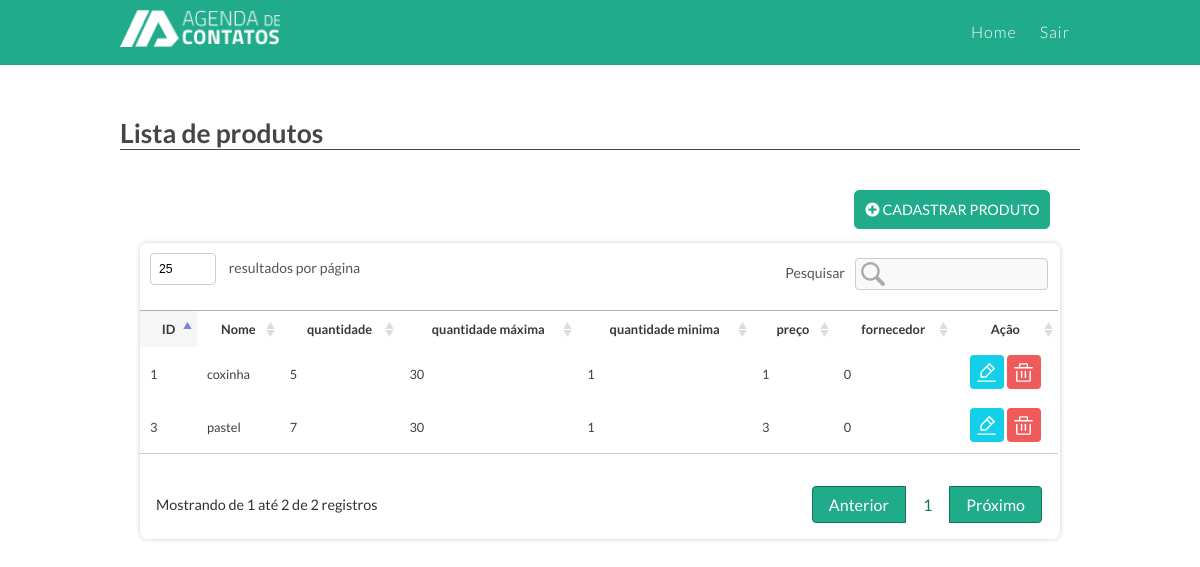
The app's page /produto/lista with its own data.
### tables this page shows
CREATE TABLE `tblestoque` (
  `idproduto` int(11) NOT NULL,
  `produto` varchar(50) NOT NULL,
  `qtd` int(11) NOT NULL,
  `qtdmax` int(11) NOT NULL,
  `qtdmin` int(11) NOT NULL,
  `preco` int(11) NOT NULL,
  `fornecedor` varchar(50) NOT NULL
);

### app/controllers/ProdutoController.php (called while the page is built, shortened)
<?php
class ProdutoController extends Controller{
   public function index(){
        $objProduto = new Produto();
        $dados["lista"] = $objProduto->lista();
        $dados["view"] = "produto/index";
         $this->load("template",$dados);
   }
}

### app/core/Core.php (called while the page is built, shortened)
<?php
class Core{
    private $parametros = array();
    public function run(){
       $c = new $controllerCorrente;
       call_user_func_array(array($c, $this->getMetodo()), $this->getParametros());
    }
    public function getMetodo() {
        return METODO_PADRAO;
    }
    public function getParametros() {
        return $this->parametros;
    }
}

### index.php (called while the page is built, shortened)
<?php
require 'app/core/Core.php';
$core = new Core;
$core->run();

### app/core/Model.php (called while the page is built, shortened)
<?php
abstract class Model{
    public function __construct() {
		 $opcoes = array(
                \PDO::ATTR_ERRMODE => \PDO::ERRMODE_EXCEPTION,
                \PDO::MYSQL_ATTR_INIT_COMMAND =>"Set NAMES utf8"
        );
        $this->db = new \PDO("mysql:dbname=".BANCO.";host=".SERVIDOR,USUARIO,SENHA, $opcoes);
    }
}

### app/models/Produto.php (called while the page is built, shortened)
<?php
class Produto extends Model{
    public function lista(){
        $sql = "SELECT * FROM tblestoque";
        $qry = $this->db->query($sql);
        return $qry->fetchAll(\PDO::FETCH_OBJ);
    }
}

### app/views/Produto/index.php (the view, shortened to what this page needs)
<section class="caixa mt-4">
	<div class="titulo h5 mb-0"> <h2>Lista de produtos</h2></div>
	<div class="base-lista">
		<div>
			<div class="text-end d-flex">
				<a href="<?php echo URL_BASE."Produto/create" ?>" class="btn btn-verde d-inline-block mb-2 mx-1"><i class="fas fa fa-plus-circle" aria-hidden="true"></i> Cadastrar produto</a>
			</div>
		</div>
	<div class="tabela-responsiva tabela">
		<table width="100%" border="0" cellspacing="0" cellpadding="0" id="dataTable">
			<thead>
				<tr>
				<th align="left">ID</th>
				<th align="left">Nome</th>
				<th align="left">quantidade</th>
				<th align="left">quantidade máxima</th>
                <th align="left">quantidade minima</th>
                <th align="left">preço</th>
                <th align="left">fornecedor</th>
				<th align="left">Ação</th>
				</tr>
			</thead>
			<tbody>
				<?php  foreach($lista as $produto) { ?>
				<tr>
					<td><?php echo $produto->idproduto; ?></td>
					<td><?php echo $produto->produto; ?></td>
					<td><?php echo $produto->qtd; ?></td>
					<td><?php echo $produto->qtdmax; ?></td>
                    <td><?php echo $produto->qtdmin; ?></td>
                    <td><?php echo $produto->preco; ?></td>
                    <td><?php echo $produto->fornecedor; ?></td>
					<td align="center">
						<a href="<?php echo URL_BASE."produto/edit/".$produto->idproduto ?>" class="btn btn-editar" title="Editar"></a>
						<a href="<?php echo URL_BASE."produto/excluir/".$produto->idproduto ?>" class="btn btn-exlcuir" title="excluir"></a>
					</td>
				</tr>
				<?php } ?>
			</tbody>
		</table>
		</div>
		</div>
	</div>

### assets/js/datatables/css/style_dataTable.css (style rules this page uses)
table.dataTable thead th, table.dataTable tfoot th { text-align: center;border-bottom: 1px solid #b0b0b0;border-top: 1px solid #b0b0b0; color: #393737; font-size: .8rem; }
table.dataTable thead .sorting,table.dataTable thead .sorting_asc { font-size:.8rem; }
table.dataTable tbody th, table.dataTable tbody td { padding: 8px 10px; font-size:.8rem }
table.dataTable tbody tr { background:#fff }
table.dataTable tbody tr:nth-of-type(2n+0) { background:#eee }
table.dataTable tbody tr.odd>.sorting_1 { background-color: #eeeeee73!important; }
table.dataTable thead .sorting_asc { background-color: #f1f1f1!important; }
table.dataTable tbody th .btn, table.dataTable tbody td .btn { padding: 6px 7px!important; font-size: .7rem!important; border-radius: 4px!important; }
table.dataTable thead .sorting { background-image: url(../images/sort_both.png)!important; }

### assets/css/auxiliar.css (style rules this page uses)
a { text-decoration:none }
.d-inline-block { display:inline-block!important; }
.d-flex { display:flex!important; }
.mt-4,.my-4 { margin-top:2rem!important; }
.mb-2,.my-2 { margin-bottom:.9rem!important; }
.mb-0,.my-0 { margin-bottom:0!important; }
.ml-1,.mx-1 { margin-left:.6rem!important; }
.mr-1,.mx-1 { margin-right:.6rem!important; }
.h5 { font-size:1.1rem!important;margin-bottom:20px;display:block }
.text-end { justify-content: flex-end!important; }
.btn { display: block; padding: 10px; border:0; border-radius: 5px; color: #fff; text-align: center; text-transform: uppercase; text-decoration: none; background:#41d07b!important; transition:all .4s; font-size: .9rem!important; }
.btn-verde { background:#20AB8A!important; border: solid 1px #20AB8A!important; }
.tabela-responsiva { display: block; width: 100%; overflow-x: auto; -webkit-overflow-scrolling: touch; -ms-overflow-style: -ms-autohiding-scrollbar; }
.tabela-responsiva table { width: 100%; max-width: 100%; margin-bottom: 1rem; background-color: transparent; border:0; }
.tabela-responsiva td, .tabela-responsiva th { font-size:.85rem }
.tabela-responsiva td { vertical-align:middle; }
.tabela-responsiva th { background: #ffffff; padding: .9rem .6rem; color: #b5b5b5; }
.tabela-responsiva td { padding: .6rem;color: #404040; }
.tabela-responsiva td .btn { display:inline-block!important; font-size:.6rem!important }
.tabela-responsiva tr:nth-of-type(2n+0) { background:#fff }

### assets/css/grade.css (style rules this page uses)
*,::after,::before { box-sizing:border-box; -webkit-box-sizing:border-box; -moz-box-sizing:border-box; -o-box-sizing:border-box; -ms-box-sizing:border-box; }

### assets/css/style.css (style rules this page uses)
* { padding:0; margin:0; box-sizing:border-box; -webkit-box-sizing:border-box; -moz-box-sizing:border-box; -o-box-sizing:border-box; }
body { font-family: 'Lato', sans-serif; font-size:1em; background: #fff; }
a { text-decoration:none; }
.caixa { width:100%; float:left; }
.titulo { display: block; border-bottom: solid 1px #464446; color: #464446; font-size: 1.2em; margin-bottom: 1.5rem; }
.tabela { box-shadow:0 0 5px 0 #ccc; border-radius:8px }
.tabela-responsiva { display: block; width: 100%; overflow-x: auto; -webkit-overflow-scrolling: touch; -ms-overflow-style: -ms-autohiding-scrollbar; }
.tabela .btn.btn-exlcuir { border-radius:40px; background:#EF5B5B url(../img/iconoir_trash.svg) no-repeat center!important; background-size: 68%!important; width: 34px; height: 34px; }
.tabela .btn.btn-editar { border-radius:40px; background:#14CFE9 url(../img/iconoir_edit.svg) no-repeat center!important; background-size: 68%!important; width: 34px; height: 34px; }
.base-lista { width:100%; float:left; padding:20px; margin-top:20px; }
.base-lista .btn { display:inline-block; }
table.dataTable.no-footer { border-bottom: 1px solid #ccc; }
table.dataTable tbody tr:nth-of-type(2n+0) { background: #fff; }
table.dataTable tbody tr.odd>.sorting_1 { background-color: #fff!important; }
table.dataTable thead th, table.dataTable tfoot th { border-bottom: 0; }
table.dataTable thead .sorting_asc { background-color: #f6f6f6!important; }

### records on screen
tblestoque: idproduto "1", produto "coxinha", qtd "5", qtdmax "30", qtdmin "1", preco "1", fornecedor "0"
tblestoque: idproduto "3", produto "pastel", qtd "7", qtdmax "30", qtdmin "1", preco "3", fornecedor "0"
